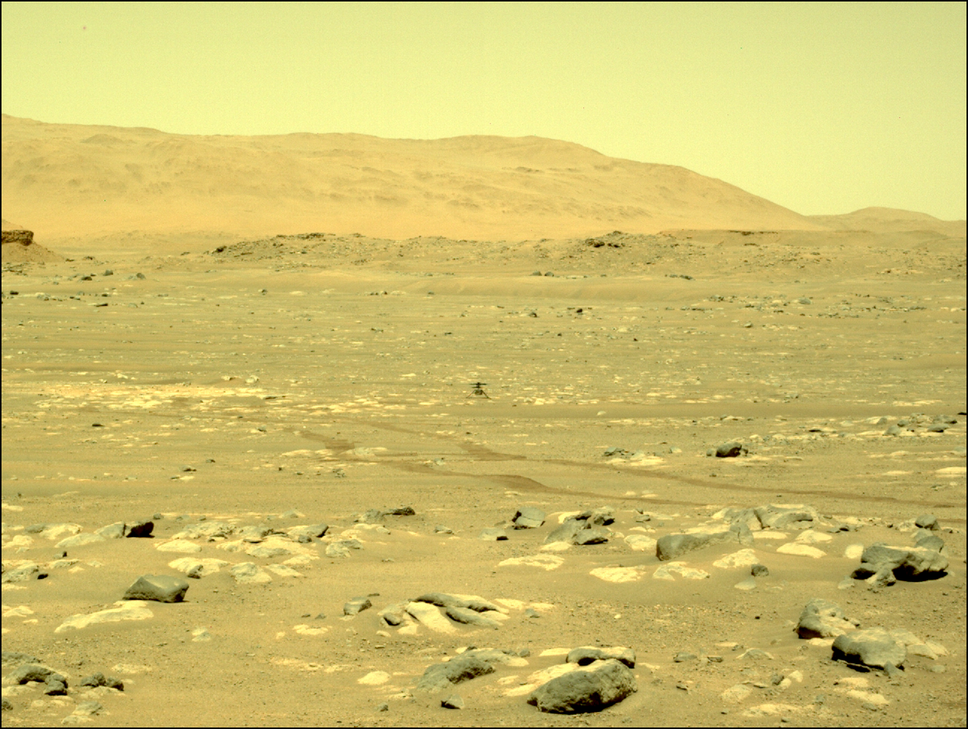
#> input picture perserverance/scripts/unclabirated/lefrncam_57.png, 968 x 729 px, shrunk from 1296 x 976 before the run
$ python uncalib_depth.py
#> lines starting #> are read from the running program, lines starting #| are printed output that depends on the picture
import cv2
import numpy as np
import matplotlib.pyplot as plt

imgL = cv2.imread("lefrncam_57.png", cv2.IMREAD_GRAYSCALE)  # left image
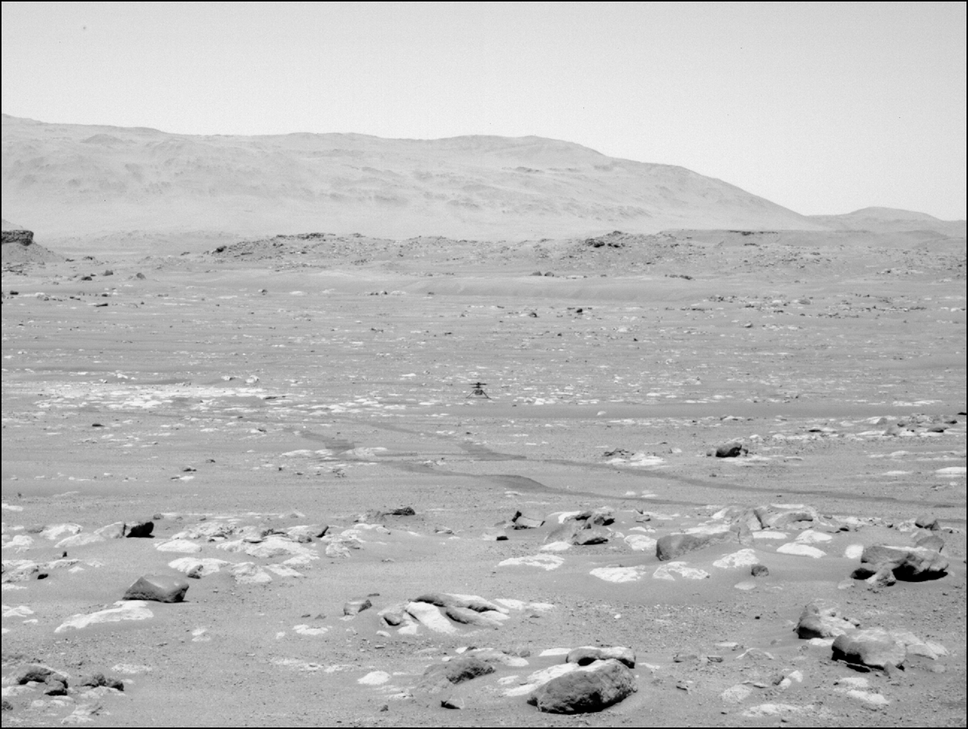
#> imgL: shape (729, 968); min 0, max 245, mean 185.8
imgR = cv2.imread("rightrncam_57.png", cv2.IMREAD_GRAYSCALE)  # right image
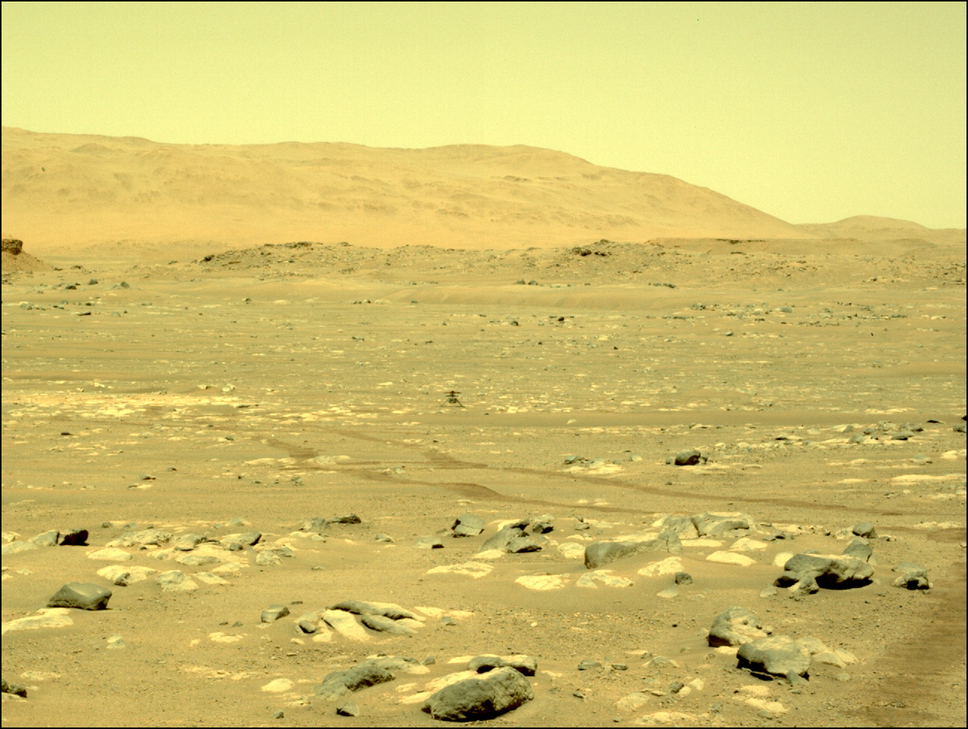
#> input picture perserverance/scripts/unclabirated/rightrncam_57.png, 968 x 729 px, shrunk from 1296 x 976 before the run
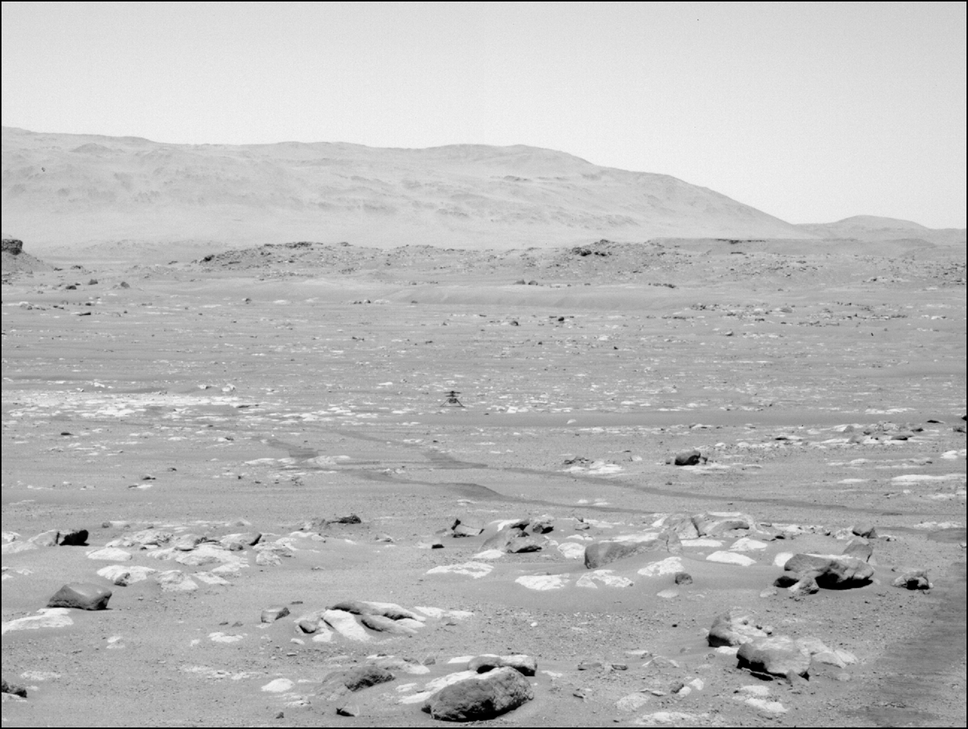
#> imgR: shape (729, 968); min 0, max 246, mean 185.6


def get_keypoints_and_descriptors(imgL, imgR):
    """Use ORB detector and FLANN matcher to get keypoints, descritpors,
    and corresponding matches that will be good for computing
    homography.
    """
    orb = cv2.ORB_create()
    kp1, des1 = orb.detectAndCompute(imgL, None)
    kp2, des2 = orb.detectAndCompute(imgR, None)

    #FLANN??
    # Each keypoint of the first image is matched with a number of
    # keypoints from the second image. k=2 means keep the 2 best matches
    # for each keypoint (best matches = the ones with the smallest
    # distance measurement).
    FLANN_INDEX_LSH = 6
    index_params = dict(
        algorithm=FLANN_INDEX_LSH,
        table_number=6,  # 12
        key_size=12,  # 20
        multi_probe_level=1,
    )  # 2
    search_params = dict(checks=50)  # or pass empty dictionary
    flann = cv2.FlannBasedMatcher(index_params, search_params)
    flann_match_pairs = flann.knnMatch(des1, des2, k=2)
    return kp1, des1, kp2, des2, flann_match_pairs


def lowes_ratio_test(matches, ratio_threshold=0.6):
    """Filter matches using the Lowe's ratio test.

    The ratio test checks if matches are ambiguous and should be
    removed by checking that the two distances are sufficiently
    different. If they are not, then the match at that keypoint is
    ignored.

    https://stackoverflow.com/questions/51197091/how-does-the-lowes-ratio-test-work
    """
    filtered_matches = []
    for m, n in matches:
        if m.distance < ratio_threshold * n.distance:
           filtered_matches.append(m)
    return filtered_matches


def draw_matches(imgL, imgR, kp1, des1, kp2, des2, flann_match_pairs):
    """Draw the first 8 mathces between the left and right images."""
    # https://docs.opencv.org/4.2.0/d4/d5d/group__features2d__draw.html
    # https://docs.opencv.org/2.4/modules/features2d/doc/common_interfaces_of_descriptor_matchers.html
    img = cv2.drawMatches(
        imgL,
        kp1,
        imgR,
        kp2,
        flann_match_pairs[:8],
        None,
        flags=cv2.DrawMatchesFlags_NOT_DRAW_SINGLE_POINTS,
    )
    cv2.imshow("Matches", img)
    cv2.imwrite("ORB_FLANN_Matches.png", img)
    cv2.waitKey(0)


def compute_fundamental_matrix(matches, kp1, kp2, method=cv2.FM_RANSAC):
    """Use the set of good mathces to estimate the Fundamental Matrix.

    See  https://en.wikipedia.org/wiki/Eight-point_algorithm#The_normalized_eight-point_algorithm
    for more info.
    """
    pts1, pts2 = [], []
    fundamental_matrix, inliers = None, None
    for m in matches[:8]:
        pts1.append(kp1[m.queryIdx].pt)
        pts2.append(kp2[m.trainIdx].pt)
    if pts1 and pts2:
        # You can play with the Threshold and confidence values here
        # until you get something that gives you reasonable results. I
        # used the defaults
        fundamental_matrix, inliers = cv2.findFundamentalMat(
            np.float32(pts1),
            np.float32(pts2),
            method=method,
            # ransacReprojThreshold=3,
            # confidence=0.99,
        )
    return fundamental_matrix, inliers, pts1, pts2


############## Find good keypoints to use ##############
kp1, des1, kp2, des2, flann_match_pairs = get_keypoints_and_descriptors(imgL, imgR)
#> in get_keypoints_and_descriptors, `kp1, des1 = orb.detectAndCompute(imgL, None)`: kp1 = 500 keypoints; strongest (x, y, size): (498, 539, 31), (581, 661, 64.3), (579, 661, 44.6), (579, 662, 53.6)
#> in get_keypoints_and_descriptors, `kp2, des2 = orb.detectAndCompute(imgR, None)`: kp2 = 500 keypoints; strongest (x, y, size): (479, 672, 31), (479, 669, 53.6), (478, 671, 37.2), (61, 544, 37.2)
#> in get_keypoints_and_descriptors, `flann_match_pairs = flann.knnMatch(des1, des2, k=2)`: flann_match_pairs = 500 matches
#> flann_match_pairs = 500 matches
good_matches = lowes_ratio_test(flann_match_pairs, 0.4)
#> after the loop in lowes_ratio_test, `for m, n in matches:`: filtered_matches = 57 matches
#> good_matches = 57 matches
draw_matches(imgL, imgR, kp1, des1, kp2, des2, good_matches)
#> in draw_matches, `img = cv2.drawMatches( imgL, kp1, imgR, kp2, flann_match_pairs[:8], No..`:
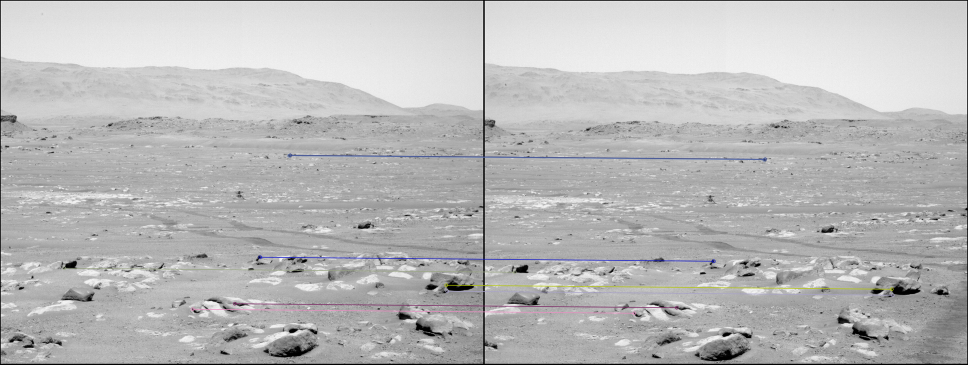
#> img: shape (729, 1936, 3) (shown at 1/2 size); mean of channels 0, 1, 2 185.5, 185.3, 185.4; drawn as B, G, R


############## Compute Fundamental Matrix ##############
F, I, points1, points2 = compute_fundamental_matrix(good_matches, kp1, kp2)
#> the loop in compute_fundamental_matrix, `for m in matches[:8]:` made 8 passes
#> after the loop in compute_fundamental_matrix, `for m in matches[:8]:`: pts1 = [(469, 607), (520, 514), (128, 536), (578, 311), (580, 310), (385, 618), (894, 582), (892, 570)]; pts2 = [(385, 615), (459, 522), (61, 544), (560, 319), (562, 318), (300, 626), (817, 590), (815, 578)]
#> in compute_fundamental_matrix, `fundamental_matrix, inliers = cv2.findFundamentalMat( np.float32(pts1)..`: fundamental_matrix = [[0, 9.9e-17, -5.02e-14], [-9.72e-17, 2.24e-17, -0.125], [5e-14, 0.125, 1]]; inliers = [1, 1, 1, 1, 1, 1, 1, 1]
#> F has the same summary as fundamental_matrix in compute_fundamental_matrix; I = [1, 1, 1, 1, 1, 1, 1, 1]; points1 has the same summary as pts1 in compute_fundamental_matrix; points2 has the same summary as pts2 in compute_fundamental_matrix


############## Stereo rectify uncalibrated ##############
h1, w1 = imgL.shape
#> h1 = 729; w1 = 968
h2, w2 = imgR.shape
#> h2 = 729; w2 = 968
thresh = 0
points1a = np.float32(points1)
#> points1a = [[469, 607], [520, 514], [128, 536], [578, 311], [580, 310], [385, 618], [894, 582], [892, 570]]
points2a = np.float32(points2)
#> points2a = [[385, 615], [459, 522], [61, 544], [560, 319], [562, 318], [300, 626], [817, 590], [815, 578]]
#> (the run stopped early here; a loop or call above may not have finished)
